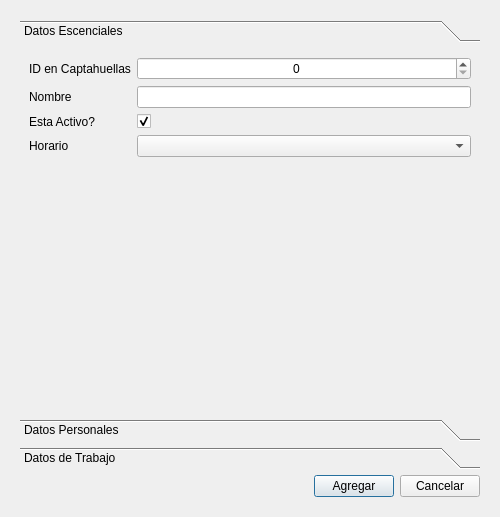
<?xml version="1.0" encoding="UTF-8"?>
<ui version="4.0">
 <class>Dialog</class>
 <widget class="QDialog" name="Dialog">
  <property name="geometry">
   <rect>
    <x>0</x>
    <y>0</y>
    <width>500</width>
    <height>517</height>
   </rect>
  </property>
  <property name="windowTitle">
   <string>Dialog</string>
  </property>
  <layout class="QGridLayout" name="gridLayout">
   <item row="0" column="0">
    <widget class="QStackedWidget" name="stackedWidget">
     <property name="currentIndex">
      <number>1</number>
     </property>
     <widget class="QWidget" name="page">
      <layout class="QVBoxLayout" name="verticalLayout">
       <item>
        <widget class="QTableWidget" name="tableWidget">
         <property name="rowCount">
          <number>20</number>
         </property>
         <property name="columnCount">
          <number>2</number>
         </property>
         <row/>
         <row/>
         <row/>
         <row/>
         <row/>
         <row/>
         <row/>
         <row/>
         <row/>
         <row/>
         <row/>
         <row/>
         <row/>
         <row/>
         <row/>
         <row/>
         <row/>
         <row/>
         <row/>
         <row/>
         <column>
          <property name="text">
           <string>Trabajador</string>
          </property>
         </column>
         <column>
          <property name="text">
           <string>Horario</string>
          </property>
         </column>
        </widget>
       </item>
      </layout>
     </widget>
     <widget class="QWidget" name="page_2">
      <layout class="QVBoxLayout" name="verticalLayout_2">
       <item>
        <widget class="QToolBox" name="toolBox">
         <property name="styleSheet">
          <string notr="true"/>
         </property>
         <property name="currentIndex">
          <number>0</number>
         </property>
         <widget class="QWidget" name="page_3">
          <property name="geometry">
           <rect>
            <x>0</x>
            <y>0</y>
            <width>464</width>
            <height>367</height>
           </rect>
          </property>
          <property name="styleSheet">
           <string notr="true"/>
          </property>
          <attribute name="label">
           <string>Datos Escenciales</string>
          </attribute>
          <layout class="QGridLayout" name="gridLayout_2">
           <item row="0" column="0">
            <layout class="QFormLayout" name="formLayout">
             <property name="sizeConstraint">
              <enum>QLayout::SetDefaultConstraint</enum>
             </property>
             <property name="fieldGrowthPolicy">
              <enum>QFormLayout::AllNonFixedFieldsGrow</enum>
             </property>
             <item row="0" column="0">
              <widget class="QLabel" name="label">
               <property name="text">
                <string>ID en Captahuellas</string>
               </property>
              </widget>
             </item>
             <item row="0" column="1">
              <widget class="QSpinBox" name="qid">
               <property name="alignment">
                <set>Qt::AlignCenter</set>
               </property>
               <property name="maximum">
                <number>999</number>
               </property>
              </widget>
             </item>
             <item row="1" column="0">
              <widget class="QLabel" name="label_2">
               <property name="text">
                <string>Nombre</string>
               </property>
              </widget>
             </item>
             <item row="1" column="1">
              <widget class="QLineEdit" name="qname"/>
             </item>
             <item row="3" column="0">
              <widget class="QLabel" name="label_4">
               <property name="text">
                <string>Esta Activo?</string>
               </property>
              </widget>
             </item>
             <item row="3" column="1">
              <widget class="QCheckBox" name="qisactive">
               <property name="text">
                <string/>
               </property>
               <property name="checked">
                <bool>true</bool>
               </property>
              </widget>
             </item>
             <item row="4" column="0">
              <widget class="QLabel" name="label_5">
               <property name="text">
                <string>Horario</string>
               </property>
              </widget>
             </item>
             <item row="4" column="1">
              <widget class="QComboBox" name="qschedule"/>
             </item>
            </layout>
           </item>
          </layout>
          <zorder></zorder>
         </widget>
         <widget class="QWidget" name="page_4">
          <property name="geometry">
           <rect>
            <x>0</x>
            <y>0</y>
            <width>211</width>
            <height>219</height>
           </rect>
          </property>
          <property name="styleSheet">
           <string notr="true"/>
          </property>
          <attribute name="label">
           <string>Datos Personales</string>
          </attribute>
          <layout class="QGridLayout" name="gridLayout_3">
           <item row="0" column="0">
            <layout class="QFormLayout" name="formLayout_2">
             <item row="1" column="0">
              <widget class="QLabel" name="label_3">
               <property name="text">
                <string>Sexo</string>
               </property>
              </widget>
             </item>
             <item row="1" column="1">
              <widget class="QComboBox" name="qsex">
               <item>
                <property name="text">
                 <string>Masculino</string>
                </property>
               </item>
               <item>
                <property name="text">
                 <string>Femenino</string>
                </property>
               </item>
               <item>
                <property name="text">
                 <string>Otro</string>
                </property>
               </item>
              </widget>
             </item>
             <item row="2" column="0">
              <widget class="QLabel" name="label_6">
               <property name="text">
                <string>C.I.</string>
               </property>
              </widget>
             </item>
             <item row="2" column="1">
              <layout class="QHBoxLayout" name="horizontalLayout_2">
               <item>
                <widget class="QLineEdit" name="qci"/>
               </item>
              </layout>
             </item>
             <item row="3" column="0">
              <widget class="QLabel" name="label_7">
               <property name="text">
                <string>Fecha de nacimiento</string>
               </property>
              </widget>
             </item>
             <item row="3" column="1">
              <widget class="QDateEdit" name="qbirthdate">
               <property name="calendarPopup">
                <bool>true</bool>
               </property>
              </widget>
             </item>
             <item row="4" column="0">
              <widget class="QLabel" name="label_8">
               <property name="text">
                <string>Telefono</string>
               </property>
              </widget>
             </item>
             <item row="4" column="1">
              <widget class="QLineEdit" name="qphone"/>
             </item>
             <item row="5" column="0">
              <widget class="QLabel" name="label_9">
               <property name="text">
                <string>Direccion</string>
               </property>
              </widget>
             </item>
             <item row="5" column="1">
              <widget class="QLineEdit" name="qaddress"/>
             </item>
             <item row="6" column="1">
              <widget class="QTextEdit" name="qdescription"/>
             </item>
             <item row="6" column="0">
              <widget class="QLabel" name="label_10">
               <property name="text">
                <string>Descripcion</string>
               </property>
              </widget>
             </item>
            </layout>
           </item>
          </layout>
         </widget>
         <widget class="QWidget" name="page_5">
          <property name="geometry">
           <rect>
            <x>0</x>
            <y>0</y>
            <width>200</width>
            <height>68</height>
           </rect>
          </property>
          <property name="styleSheet">
           <string notr="true"/>
          </property>
          <attribute name="label">
           <string>Datos de Trabajo</string>
          </attribute>
          <layout class="QGridLayout" name="gridLayout_4">
           <item row="0" column="0">
            <layout class="QFormLayout" name="formLayout_3">
             <property name="fieldGrowthPolicy">
              <enum>QFormLayout::AllNonFixedFieldsGrow</enum>
             </property>
             <item row="0" column="0">
              <widget class="QLabel" name="label_11">
               <property name="text">
                <string>Cargo</string>
               </property>
              </widget>
             </item>
             <item row="0" column="1">
              <widget class="QLineEdit" name="qposition"/>
             </item>
             <item row="1" column="0">
              <widget class="QLabel" name="label_12">
               <property name="text">
                <string>Fecha de entrada</string>
               </property>
              </widget>
             </item>
             <item row="1" column="1">
              <layout class="QHBoxLayout" name="horizontalLayout_3">
               <property name="topMargin">
                <number>0</number>
               </property>
               <item>
                <widget class="QDateEdit" name="qindate">
                 <property name="calendarPopup">
                  <bool>true</bool>
                 </property>
                </widget>
               </item>
              </layout>
             </item>
            </layout>
           </item>
          </layout>
         </widget>
        </widget>
       </item>
       <item>
        <layout class="QHBoxLayout" name="horizontalLayout">
         <item>
          <spacer name="horizontalSpacer">
           <property name="orientation">
            <enum>Qt::Horizontal</enum>
           </property>
           <property name="sizeHint" stdset="0">
            <size>
             <width>40</width>
             <height>20</height>
            </size>
           </property>
          </spacer>
         </item>
         <item>
          <widget class="QPushButton" name="qadd">
           <property name="text">
            <string>Agregar</string>
           </property>
          </widget>
         </item>
         <item>
          <widget class="QPushButton" name="qexit">
           <property name="text">
            <string>Cancelar</string>
           </property>
          </widget>
         </item>
        </layout>
       </item>
      </layout>
     </widget>
    </widget>
   </item>
  </layout>
 </widget>
 <resources/>
 <connections/>
</ui>
